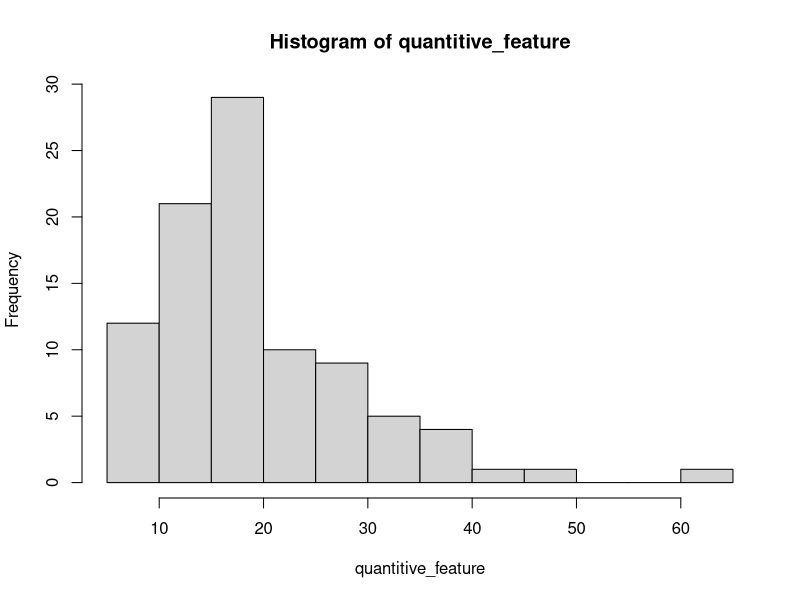
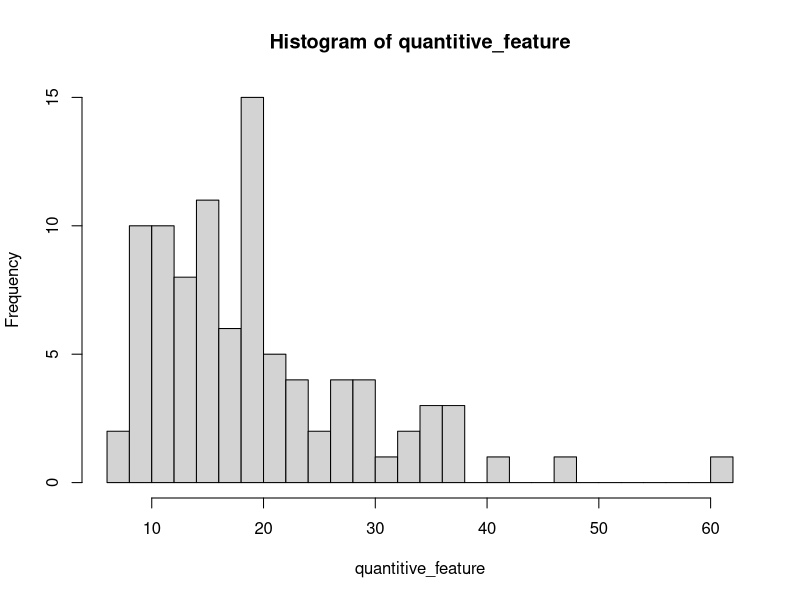

Recreate these plots in R, in order. (Note: this script raises an error after producing the figures.)
library(MASS)
library(dplyr)
library(ggplot2)

# 1.a
data(Cars93)
View(Cars93)

# 1.b
features_count <- ncol(Cars93)
observations_count <- nrow(Cars93)
cat("There are",
    features_count,
    "features and",
    observations_count,
    "observations.")

# 1.c
numeric_features <- names(Cars93)[sapply(Cars93, is.numeric)]
factor_features <- names(Cars93)[sapply(Cars93, is.factor)]
other_features <- names(Cars93)[sapply(Cars93, function(x)
  ! (is.numeric(x) | is.factor(x)))]
cat("Numeric features:", numeric_features)
cat("Factor features:", factor_features)
cat("Other features:", other_features)

# 1.d
help.search("numeric")
help.search("factor")

# 1.e
Cars93$Manufacturer
attach(Cars93)
Manufacturer
detach(Cars93)

# 1.f
summary(Cars93)
any(is.na(Cars93))

# 2.a
quantitive_feature <- Cars93$Price
cat(
  "Min:",
  min(quantitive_feature),
  "Max:",
  max(quantitive_feature),
  "Mean:",
  mean(quantitive_feature)
)
hist(quantitive_feature, breaks = 10)
hist(quantitive_feature, breaks = 20)
quantitive_feature[quantitive_feature > 40]

# Interpretation:
# Skewed left
# Data is centered around value of 10-20
# There are only 3 values above 40

# 2.b
qualitative_feature <- Cars93$Type
frequencies <- table(qualitative_feature)
relative_frequencies <- prop.table(t)

# frequencies
bp <- barplot(
  frequencies,
  names.arg = paste0(names(frequencies), " (", frequencies, ")"),
  offset = 4,
  cex.names = 0.9
)
text(x = bp,
     y = frequencies,
     labels = frequencies,
     pos = 3)

# relative frequencies
pie(relative_frequencies,
    labels = paste0(
      qualitative_feature,
      " (",
      round(relative_frequencies * 100, 2),
      "%)"
    ))

# 3.a
unique(Cars93$Origin)
count(subset(Cars93, Origin == 'USA'))
count(subset(Cars93, Origin == 'non-USA'))

# 3.b
count(filter(Cars93, DriveTrain == 'Rear'))
mean(Cars93$Price)
mean(Cars93[Cars93$DriveTrain == 'Rear', 'Price'])
mean(Cars93$Horsepower)
mean(Cars93[Cars93$DriveTrain == 'Rear', 'Horsepower'])

# 3.c
unique(Cars93$Manufacturer) # There is no other 'Chevrolet'-like manufacturer (e.g. from typographical error)
mean(Cars93[Cars93$Manufacturer == 'Chevrolet', 'EngineSize'])

# 4.a
Cars93.a <- subset(
  Cars93,
  Type == 'Compact' &
    Weight > 3000 # Assuming weight is in pounds
  ,
  
)

# 4.b
Cars93.b <- subset(
  Cars93,
  Price <= 15,
  # Assuming price is in thousands of dollars, since max is about 61.9
  select = c(Length, Width, Weight)
)


# 4.c
# without ties
# Cars93.top_10_highest_fuel_consumption <- head(Cars93[order(Cars93$MPG.city, decreasing = TRUE), ], 10)
# with ties
Cars93.top_10_highest_fuel_consumption <- Cars93 |> slice_max(MPG.city, n = 10)

# 4.d
# Cars93.numeric <- Cars93[,sapply(Cars93, is.numeric)]
Cars93.numeric <- Cars93 |> select(where(is.numeric))

# 5.a
KILOMETERS_PER_MILES <- 1.609
LITERS_PER_GALLON <- 3.785
MPG_TO_LP100KM <- 100 * LITERS_PER_GALLON / KILOMETERS_PER_MILES

mpg_to_lp100km <- function(mpg) {
  stopifnot(mpg > 0)
  return (MPG_TO_LP100KM / mpg)
}

Cars93$Fuel.consump.city <- sapply(Cars93$MPG.city, mpg_to_lp100km)
Cars93$Fuel.consump.highway <- sapply(Cars93$MPG.highway, mpg_to_lp100km)

# 5.b
Cars93$Price.category <- cut(
  Cars93$Price,
  breaks = 3,
  labels = c('low', 'medium', 'high'),
  ordered_result = TRUE
)

# 6.a, 6.b
# summarise(group_by(Cars93, Type), mean = mean(Price, na.rm = TRUE))
# aggregate(Price ~ Type, data = Cars93, FUN = mean) # `~` depends
group_by(Cars93, Type) |>
  summarise(
    mean_price = mean(Price, na.rm = TRUE),
    count = n(),
    range = diff(range(Price))
  ) |>
  arrange(desc(mean_price)) ->
  mean_price_of_car_types

mean_price_of_car_types
# > mean_price_of_car_types
# # A tibble: 6 × 4
#   Type    mean_price count range
#   <fct>        <dbl> <int> <dbl>
# 1 Midsize       27.2    22  48
# 2 Large         24.3    11  17.7
# 3 Sporty        19.4    14  28
# 4 Van           19.1     9   6.4
# 5 Compact       18.2    16  20.8
# 6 Small         10.2    21   8.5

ggplot(Cars93, aes(x = reorder(Type, Price, FUN = median), y = Price)) +
  geom_violin(alpha = 0.5) +
  geom_jitter(width = 0.1,
              size = 1,
              alpha = 0.5) +
  labs(x = "Type", y = "Price", title = "Price distribution by Car Type") +
  theme_minimal()

# Największa średnia cena jest dla samochodów typu "Midsize" - 27.2, a najmniejsza dla "Small" - 10.2. Jest to duża różnica.
# Wykres typu "violin" pokazuje że dla samochodów typu "Midsize" również rozrzut jest największy.

# 6.c
group_by(Cars93, Origin) |>
  summarise(
    mean_price = mean(Price, na.rm = TRUE),
    count = n(),
    range = diff(range(Price))
  ) ->
  cars_mean_price_by_origin

cars_mean_price_by_origin
# > cars_mean_price_by_origin
# # A tibble: 2 × 4
#   Origin  mean_price count range
#   <fct>        <dbl> <int> <dbl>
# 1 USA           18.6    48  32.7
# 2 non-USA       20.5    45  53.9

ggplot(Cars93, aes(x = reorder(Origin, Price, FUN = median), y = Price)) +
  geom_violin(alpha = 0.5) +
  geom_jitter(width = 0.1,
              size = 1,
              alpha = 0.5) +
  labs(x = "Type", y = "Price", title = "Price distribution by Car Origin") +
  theme_minimal()

# Większa średnia cena jest dla aut spoza USA, jednak wynosi ona zaledwie 1.9 (tys?) $.

# 6.d
Cars93 |>
  filter(DriveTrain %in% c("Front", "Rear")) |>
  group_by(DriveTrain) |>
  summarise(
    mean_price = mean(Price, na.rm = TRUE),
    count = n(),
    range = diff(range(Price))
  ) ->
  cars_mean_price_by_drive_train

cars_mean_price_by_drive_train
# > cars_mean_price_by_drive_train
# # A tibble: 2 × 4
#   DriveTrain mean_price count range
#   <fct>           <dbl> <int> <dbl>
# 1 Front            17.5    67  32.7
# 2 Rear             29.0    16  47

Cars93 |>
  filter(DriveTrain %in% c("Front", "Rear")) |>
  ggplot(aes(x = reorder(DriveTrain, Price, FUN = median), y = Price)) +
  geom_violin(alpha = 0.5) +
  geom_jitter(width = 0.1,
              size = 1,
              alpha = 0.5) +
  labs(x = "Type", y = "Price", title = "Price distribution by Car Drive Train") +
  theme_minimal()

# Ceny samochodów o napędzie na tylne koła są średnio 2 razy większe.
